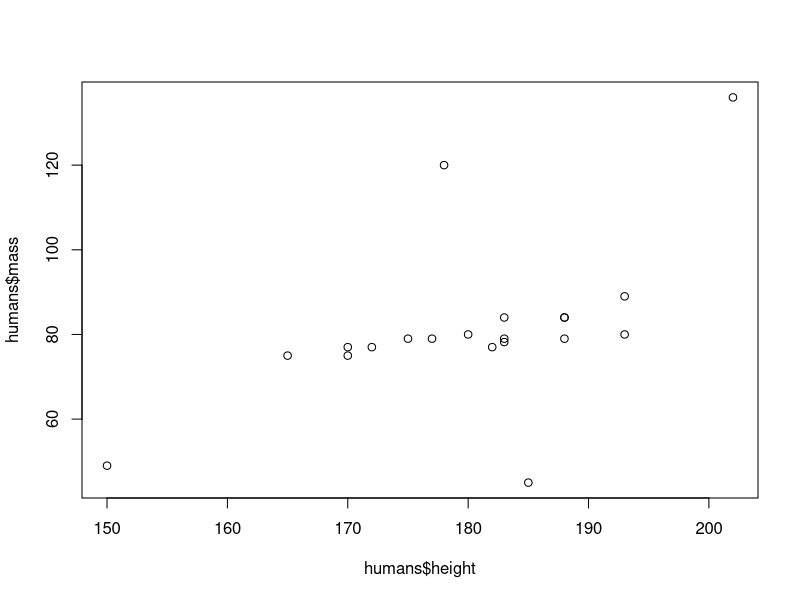
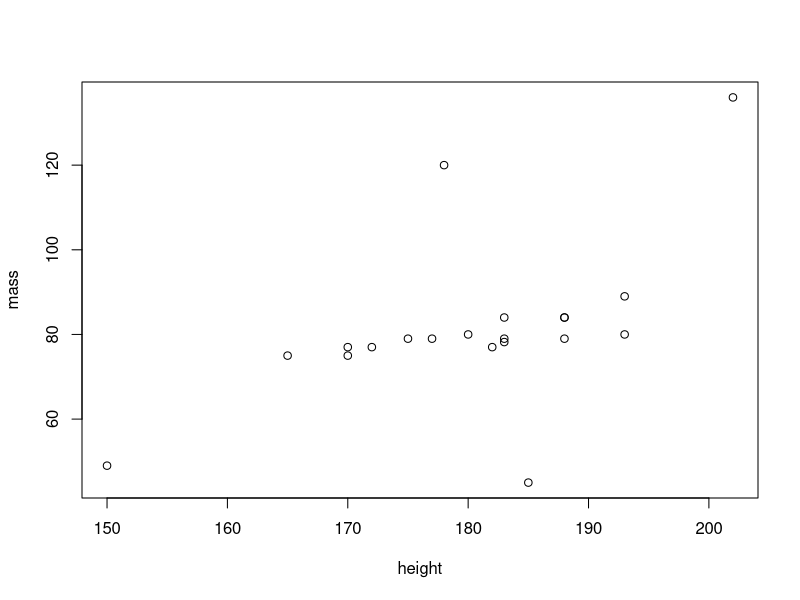
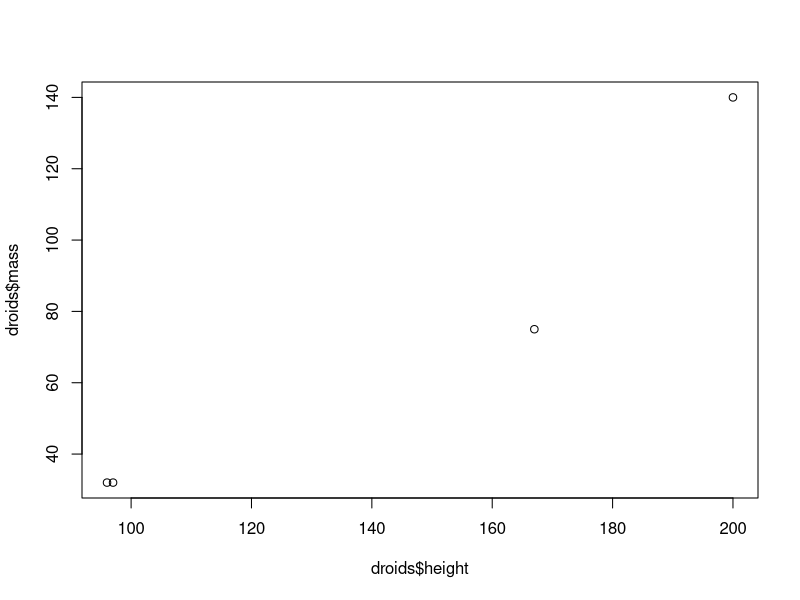
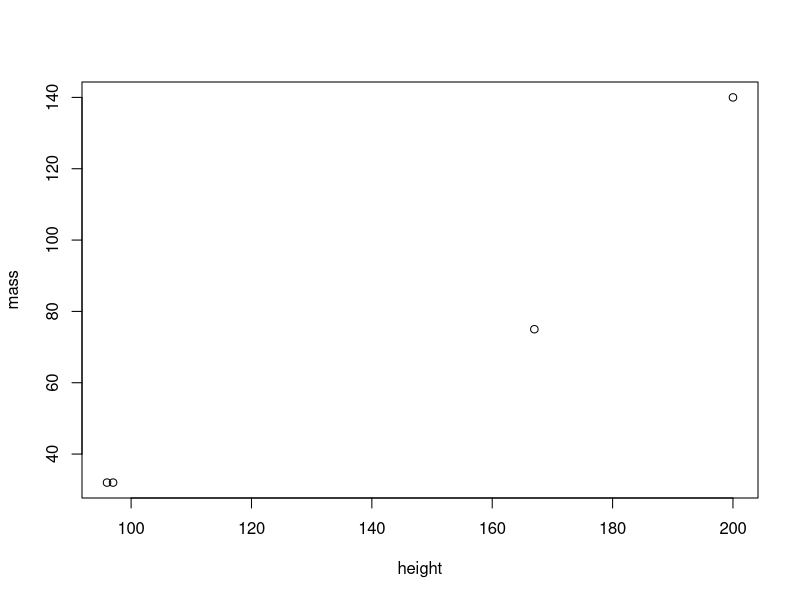

These figures' R source, in order:
## ---- chunk 1
library(tidyverse)
## ---- chunk 2
glimpse(starwars)
## ---- chunk 3
humans <- starwars %>% filter(species == "Human")
plot(humans$height, humans$mass)

starwars %>% filter(species == "Human") %>% plot(mass ~ height, data = .)

## ---- chunk 4
droids <- starwars %>% filter(species == "Droid")
plot(droids$height, droids$mass)

starwars %>% filter(species == "Droid") %>% plot(mass ~ height, data = .)

## ---- chunk 5

 starwars %>% count(homeworld)

## ---- chunk 6
starwars %>% count(homeworld) %>% arrange(desc(n))

## ---- chunk 7
starwars %>% group_by(eye_color) %>% 
  summarise(avg_height = mean(height))


## ---- chunk 8
starwars %>% group_by(eye_color == 'Brown') %>% 
  summarise(avg_height = mean(height, is.na = TRUE))
## ---- chunk 9
starwars %>% group_by(eye_color) %>% 
  summarise(avg_height = mean(height, na.rm = TRUE))

## ---- chunk 10
starwars %>% group_by(sex = "male") %>% 
  arrange(desc(height))


starwars %>% select(name, sex, eye_color) %>% 
  filter(sex == "female", eye_color == "blue") %>% 
  count(eye_color == 'blue', sex == 'female')

starwars %>% count(gender)

